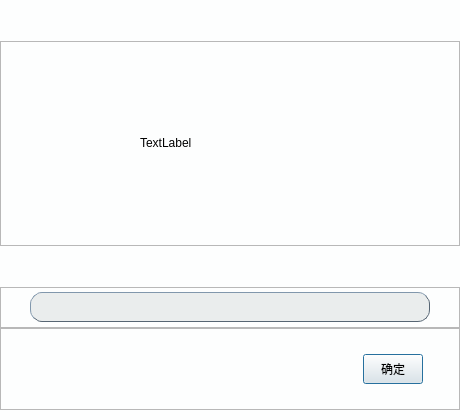
<?xml version="1.0" encoding="UTF-8"?>
<ui version="4.0">
 <class>Dialog</class>
 <widget class="QDialog" name="Dialog">
  <property name="geometry">
   <rect>
    <x>0</x>
    <y>0</y>
    <width>460</width>
    <height>420</height>
   </rect>
  </property>
  <property name="minimumSize">
   <size>
    <width>460</width>
    <height>420</height>
   </size>
  </property>
  <property name="maximumSize">
   <size>
    <width>460</width>
    <height>420</height>
   </size>
  </property>
  <property name="windowTitle">
   <string>Dialog</string>
  </property>
  <property name="styleSheet">
   <string notr="true">#Dialog
{
	background:#FDFEFE;
}</string>
  </property>
  <layout class="QVBoxLayout" name="verticalLayout" stretch="1,5,1,1,2">
   <property name="spacing">
    <number>0</number>
   </property>
   <property name="leftMargin">
    <number>0</number>
   </property>
   <property name="topMargin">
    <number>0</number>
   </property>
   <property name="rightMargin">
    <number>0</number>
   </property>
   <property name="bottomMargin">
    <number>10</number>
   </property>
   <item>
    <spacer name="verticalSpacer_2">
     <property name="orientation">
      <enum>Qt::Vertical</enum>
     </property>
     <property name="sizeHint" stdset="0">
      <size>
       <width>20</width>
       <height>38</height>
      </size>
     </property>
    </spacer>
   </item>
   <item>
    <widget class="QFrame" name="frame">
     <property name="layoutDirection">
      <enum>Qt::RightToLeft</enum>
     </property>
     <property name="frameShape">
      <enum>QFrame::StyledPanel</enum>
     </property>
     <property name="frameShadow">
      <enum>QFrame::Raised</enum>
     </property>
     <layout class="QHBoxLayout" name="horizontalLayout">
      <property name="spacing">
       <number>0</number>
      </property>
      <property name="leftMargin">
       <number>0</number>
      </property>
      <property name="topMargin">
       <number>0</number>
      </property>
      <property name="rightMargin">
       <number>0</number>
      </property>
      <property name="bottomMargin">
       <number>0</number>
      </property>
      <item>
       <spacer name="horizontalSpacer_2">
        <property name="orientation">
         <enum>Qt::Horizontal</enum>
        </property>
        <property name="sizeHint" stdset="0">
         <size>
          <width>114</width>
          <height>20</height>
         </size>
        </property>
       </spacer>
      </item>
      <item>
       <widget class="QLabel" name="label">
        <property name="sizePolicy">
         <sizepolicy hsizetype="Preferred" vsizetype="Preferred">
          <horstretch>0</horstretch>
          <verstretch>0</verstretch>
         </sizepolicy>
        </property>
        <property name="minimumSize">
         <size>
          <width>180</width>
          <height>180</height>
         </size>
        </property>
        <property name="maximumSize">
         <size>
          <width>180</width>
          <height>180</height>
         </size>
        </property>
        <property name="layoutDirection">
         <enum>Qt::RightToLeft</enum>
        </property>
        <property name="autoFillBackground">
         <bool>false</bool>
        </property>
        <property name="text">
         <string>TextLabel</string>
        </property>
       </widget>
      </item>
      <item>
       <spacer name="horizontalSpacer">
        <property name="orientation">
         <enum>Qt::Horizontal</enum>
        </property>
        <property name="sizeHint" stdset="0">
         <size>
          <width>114</width>
          <height>20</height>
         </size>
        </property>
       </spacer>
      </item>
     </layout>
    </widget>
   </item>
   <item>
    <spacer name="verticalSpacer">
     <property name="orientation">
      <enum>Qt::Vertical</enum>
     </property>
     <property name="sizeHint" stdset="0">
      <size>
       <width>20</width>
       <height>38</height>
      </size>
     </property>
    </spacer>
   </item>
   <item>
    <widget class="QFrame" name="frame_2">
     <property name="frameShape">
      <enum>QFrame::StyledPanel</enum>
     </property>
     <property name="frameShadow">
      <enum>QFrame::Raised</enum>
     </property>
     <layout class="QHBoxLayout" name="horizontalLayout_2">
      <property name="spacing">
       <number>0</number>
      </property>
      <property name="leftMargin">
       <number>0</number>
      </property>
      <property name="topMargin">
       <number>0</number>
      </property>
      <property name="rightMargin">
       <number>0</number>
      </property>
      <property name="bottomMargin">
       <number>0</number>
      </property>
      <item>
       <widget class="QLineEdit" name="lineEdit">
        <property name="minimumSize">
         <size>
          <width>400</width>
          <height>30</height>
         </size>
        </property>
        <property name="maximumSize">
         <size>
          <width>400</width>
          <height>30</height>
         </size>
        </property>
        <property name="layoutDirection">
         <enum>Qt::RightToLeft</enum>
        </property>
        <property name="styleSheet">
         <string notr="true">#lineEdit
{
	background:#EAEDED;
	border:1px groove #566573;
	border-style: outset;
	border-radius:12px;
	font-size:23px;
}
</string>
        </property>
       </widget>
      </item>
     </layout>
    </widget>
   </item>
   <item>
    <widget class="QFrame" name="frame_3">
     <property name="frameShape">
      <enum>QFrame::StyledPanel</enum>
     </property>
     <property name="frameShadow">
      <enum>QFrame::Raised</enum>
     </property>
     <layout class="QHBoxLayout" name="horizontalLayout_3" stretch="10,1,1">
      <property name="spacing">
       <number>0</number>
      </property>
      <property name="leftMargin">
       <number>0</number>
      </property>
      <property name="topMargin">
       <number>0</number>
      </property>
      <property name="rightMargin">
       <number>0</number>
      </property>
      <property name="bottomMargin">
       <number>0</number>
      </property>
      <item>
       <spacer name="horizontalSpacer_3">
        <property name="orientation">
         <enum>Qt::Horizontal</enum>
        </property>
        <property name="sizeHint" stdset="0">
         <size>
          <width>33</width>
          <height>20</height>
         </size>
        </property>
       </spacer>
      </item>
      <item>
       <widget class="QPushButton" name="pushButton">
        <property name="minimumSize">
         <size>
          <width>60</width>
          <height>30</height>
         </size>
        </property>
        <property name="maximumSize">
         <size>
          <width>60</width>
          <height>30</height>
         </size>
        </property>
        <property name="text">
         <string>确定</string>
        </property>
       </widget>
      </item>
      <item>
       <spacer name="horizontalSpacer_4">
        <property name="orientation">
         <enum>Qt::Horizontal</enum>
        </property>
        <property name="sizeHint" stdset="0">
         <size>
          <width>359</width>
          <height>20</height>
         </size>
        </property>
       </spacer>
      </item>
     </layout>
    </widget>
   </item>
  </layout>
 </widget>
 <resources/>
 <connections/>
</ui>
